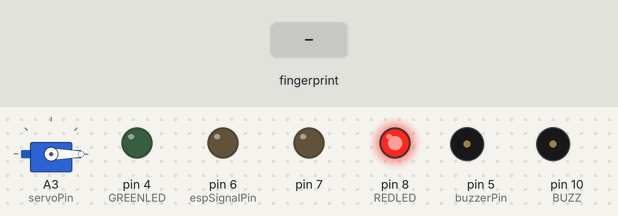
Bench run of a sketch on a simulated Arduino Uno, built with avr-gcc and run on an emulated ATmega328P. Shown: servo, output pins drawn as LEDs (lit = HIGH), buzzer (waves = sounding, pin HIGH). The inputs (shaded band) are chosen by the test bench. What the sketch prints to the serial monitor is not drawn.

Above: at 2.2 s.
2.3 s: finger stored as number 1 placed on the sensor
At 4.3 s:
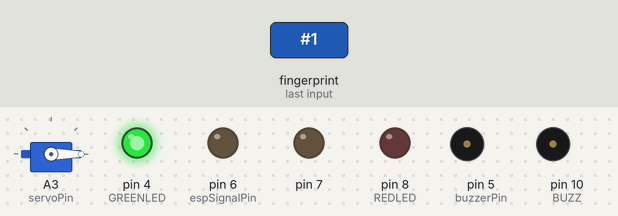
At 12.6 s:
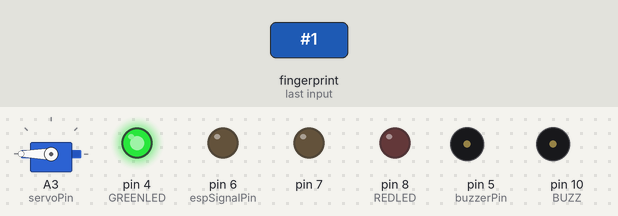
Timing chart, 0 to 17.3 s (numbered marks = the images above; inputs shaded):
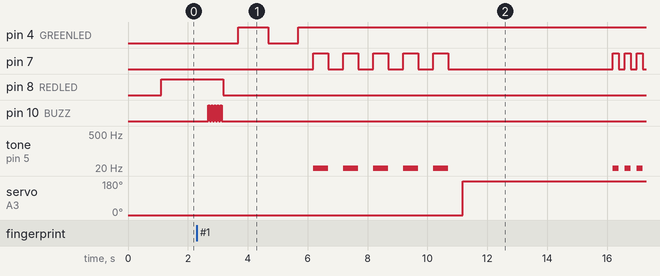

The sketch:

FINGERPRINT_WITH_LED_INDICATE_REMAKE.ino
```cpp
#include <Adafruit_Fingerprint.h>
#include <SoftwareSerial.h>
#include <Servo.h> //Add servo librar

int getFingerprintIDez();

Servo servo1; //Define servo name / object

int buzzerPin=5;
int toneFrequency=15 ;

boolean started = false;

#define servoPin A3 //Define pin number to which servo motor is connected
#define durationTime 5000 //Define the time it remains in the open position of the door lock (miliseconds)
#define servoMin 180//Open position
#define servoMax 0// Closed position
#define espSignalPin 6

SoftwareSerial mySerial(2, 3);
Adafruit_Fingerprint finger = Adafruit_Fingerprint(&mySerial);

int REDLED   = 8;
int GREENLED = 4;
int BUZZ     = 10;

void setup()
{
  Serial.begin(9600);
  pinMode(REDLED,OUTPUT);
  pinMode(buzzerPin,OUTPUT);
  pinMode(GREENLED,OUTPUT);
  pinMode(BUZZ,OUTPUT);
  pinMode(7,OUTPUT);
  pinMode(espSignalPin, OUTPUT);
  digitalWrite(espSignalPin, LOW);
  while (!Serial);  // For Yun/Leo/Micro/Zero/...

  Serial.begin(9600);
  Serial.println("**HELLO♡MADAN**");

  servo1.attach(servoPin); //Define pin number of the servo
  servo1.write(servoMax); //The position of the servo at the start of the program

  // set the data rate for the sensor serial port
  finger.begin(57600);

  if (finger.verifyPassword()) {
    Serial.println("Found fingerprint sensor!");
  } else {
    Serial.println("Did not find fingerprint sensor :(");

   while (1);
  }Serial.println("Waiting for valid  finger...");
}

void loop() {                  // run over and over again


 getFingerprintIDez();
  delay(50);            //don't ned to run this at full speed.
  digitalWrite(REDLED,HIGH);// red led

}

uint8_t getFingerprintID() {
  uint8_t p = finger.getImage();
  switch (p) {
    case FINGERPRINT_OK:
      Serial.println("Image taken");
      break;
    case FINGERPRINT_NOFINGER:
      Serial.println("No finger detoct");
      return p;
    case FINGERPRINT_PACKETRECIEVEERR:
      Serial.println("Communication error");
      return p;
    case FINGERPRINT_IMAGEFAIL:
      Serial.println("Imaging error");
      return p;
    default:
      Serial.println("Unknown error");
      return p;
  }

  // OK success!

  p = finger.image2Tz();
  switch (p) {
    case FINGERPRINT_OK:
      Serial.println("Image converted");
      break;
    case FINGERPRINT_IMAGEMESS:
      Serial.println("Image too messy");
      return p;
    case FINGERPRINT_PACKETRECIEVEERR:
      Serial.println("Communication error");
      return p;
    case FINGERPRINT_FEATUREFAIL:
      Serial.println("Could not find fingerprint feature");
  return p;
    case FINGERPRINT_INVALIDIMAGE:
      Serial.println("Could not find fingerprint features");
      return p;
    default:
      Serial.println("Unknown error");
      return p;

  }

  // OK converted!
  p = finger.fingerFastSearch();
  if (p == FINGERPRINT_OK) {
    Serial.println("Found a print match!");
  } else if (p == FINGERPRINT_PACKETRECIEVEERR) {
    Serial.println("Communication error");
    return p;
  } else if (p == FINGERPRINT_NOTFOUND) {
        Serial.println("Did not find a match");
  return p;
  }
   else{
    Serial.println("Unknown error");
    return p;
  }

  // found a match!

  Serial.print("Found ID #"); Serial.print(finger.fingerID);
  Serial.print(" with confidence of "); Serial.println(finger.confidence);

}

// returns -1 if failed, otherwise returns ID #
int getFingerprintIDez() {
  uint8_t p = finger.getImage();

  if (p != FINGERPRINT_OK)  return -1;

  p = finger.image2Tz();
  if (p != FINGERPRINT_OK)  return -1;

  p = finger.fingerFastSearch();
  if (p != FINGERPRINT_OK)  return -1;

 for (int i = 0; i < 5; i++){
  digitalWrite(BUZZ,HIGH);
  delay(50);
  digitalWrite(BUZZ,LOW);
  delay(50);
  }

 {
  digitalWrite(REDLED,LOW);
  delay(500);

Serial.println("》》FINGERPRINT VERIFIED");

  digitalWrite(GREENLED,HIGH);
  delay(1000);
  digitalWrite(GREENLED,LOW);
  delay(1000);

}
   Serial.print("》》OPEN WITH ID #");
   Serial.println(finger.fingerID);
   Serial.print(" with confidence of ");
   Serial.println(finger.confidence);
   Serial.println("》》》DEVICE OPEN");

   digitalWrite(GREENLED,HIGH);
   delay(500);

 for (int i = 0; i < 5; i++) {
   tone(buzzerPin, toneFrequency);
   digitalWrite(7,HIGH);
   delay(500);
   noTone(buzzerPin);
   digitalWrite(7,LOW);
   delay(500);
}
   servo1.write(servoMin);
   delay(durationTime);

  for (int i = 0; i < 5; i++) {
   digitalWrite(7,HIGH);
   tone(buzzerPin, toneFrequency);
   delay(200);
   digitalWrite(7,LOW);
   noTone(buzzerPin);
   delay(200);
}

  servo1.write(servoMax);

  Serial.println("《《《DEVICE LOCKED");

  digitalWrite(GREENLED,LOW);

   // return finger.fingerID;
}
```

Measured:
- after the input at 2.3 s, pin 4 (GREENLED): LOW → HIGH after 1.4 s, → LOW 1.0 s later, → HIGH 1.0 s later; pin 7: LOW → HIGH after 3.9 s, → LOW 0.50 s later, → HIGH 0.50 s later, → LOW 0.50 s later, … (16 changes in this stretch)
